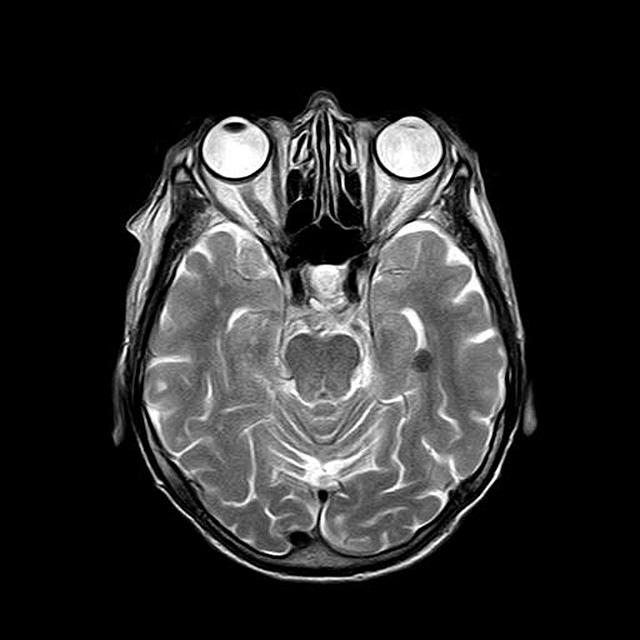
#> input picture 777777_cv/sample/gray.jpg, 640 x 640 px; its folder holds only this picture in this run
$ python c.py   (older library calls are emulated)
#> lines starting #> are read from the running program, lines starting #| are printed output that depends on the picture
import numpy as np
import os,sys
import scipy
from scipy.ndimage import imread
from scipy.misc import imresize
from scipy.signal import convolve2d
import matplotlib.pyplot as plt
import scipy
from skimage.segmentation import slic
import cv2
from skimage.segmentation import mark_boundaries

# 0. Read the images
PathDicom = "./sample/"
lstFilesDCM = []  # create an empty list
for dirName, subdirList, fileList in os.walk(PathDicom):
    for filename in fileList:
        lstFilesDCM.append(os.path.join(dirName,filename))


# [7 lines of commented-out code are left out]
original = np.array([1,0])

one = np.array([
    [1,1],
    [1,1]
])
two = np.array([
    [0,1],
    [1,1]
])
three = np.array([
    [0,-1],
    [1,0]
])
four = np.array([
    [0,1],
    [1,0]
])

# [20 lines of commented-out code are left out]
for file_index in range(len(lstFilesDCM)):
    temp = imread(lstFilesDCM[file_index])
#> temp is the input picture: shape (640, 640); min 0, max 255, mean 43.7
    try:
        temp[:,:,0] = temp[:,:,0] + 2 * temp[:,:,0].std() * np.random.random(temp[:,:,0].shape)
        temp[:,:,1] = temp[:,:,1] + 2 * temp[:,:,1].std() * np.random.random(temp[:,:,1].shape)
        temp[:,:,2] = temp[:,:,2] + 2 * temp[:,:,2].std() * np.random.random(temp[:,:,2].shape)
    except:
        temp= temp + 2 * temp.std() * np.random.random(temp.shape)
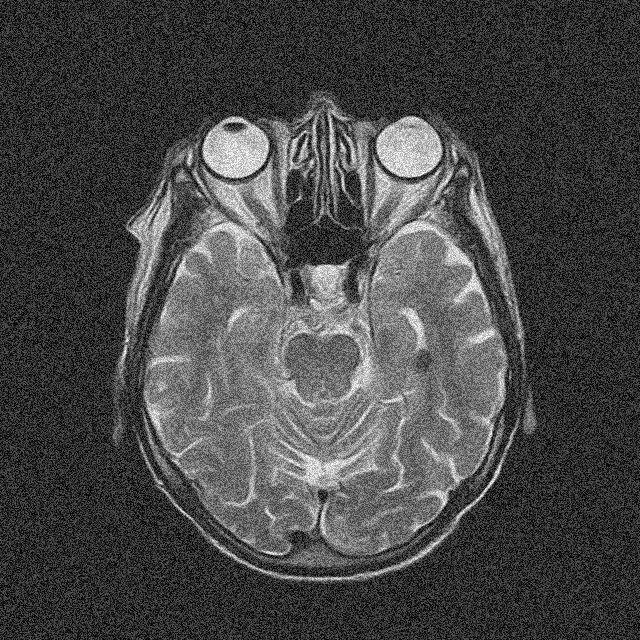
#> temp: shape (640, 640) float64; min 0.000448, max 390.3, mean 111.3; drawn with min black and max white

    kernel = np.ones((5,5),np.float32)/(5*5)
    result = cv2.filter2D(temp,-1,kernel)
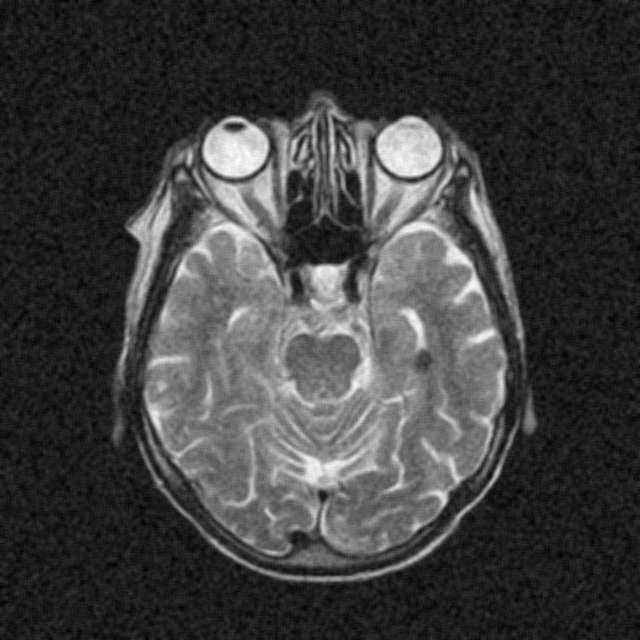
#> result: shape (640, 640) float64; min 33.42, max 346.9, mean 111.3; drawn with min black and max white
    plt.imshow(temp)
    plt.show()
    plt.imshow(result)
    plt.show()
print('-----------------------------')


# ---- end code --
